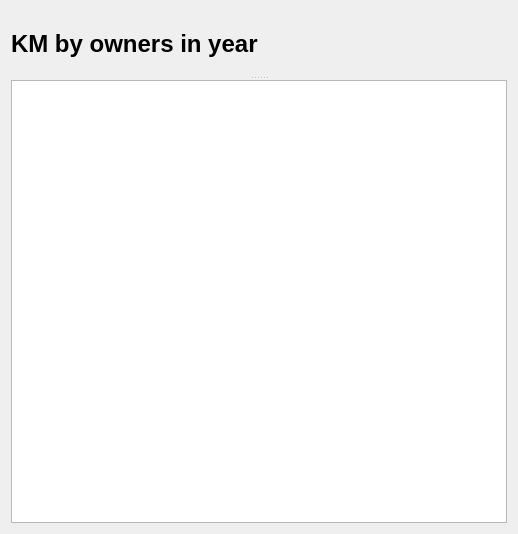
<?xml version="1.0" encoding="UTF-8"?>
<ui version="4.0">
 <class>KMbyOwners</class>
 <widget class="QDialog" name="KMbyOwners">
  <property name="geometry">
   <rect>
    <x>0</x>
    <y>0</y>
    <width>518</width>
    <height>534</height>
   </rect>
  </property>
  <property name="windowTitle">
   <string>Dialog</string>
  </property>
  <layout class="QVBoxLayout" name="verticalLayout">
   <item>
    <widget class="QSplitter" name="splitter">
     <property name="orientation">
      <enum>Qt::Vertical</enum>
     </property>
     <widget class="QLabel" name="label">
      <property name="font">
       <font>
        <pointsize>18</pointsize>
        <bold>true</bold>
       </font>
      </property>
      <property name="text">
       <string>KM by owners in year</string>
      </property>
     </widget>
     <widget class="QTableView" name="kbotableView"/>
    </widget>
   </item>
  </layout>
 </widget>
 <resources/>
 <connections/>
</ui>
